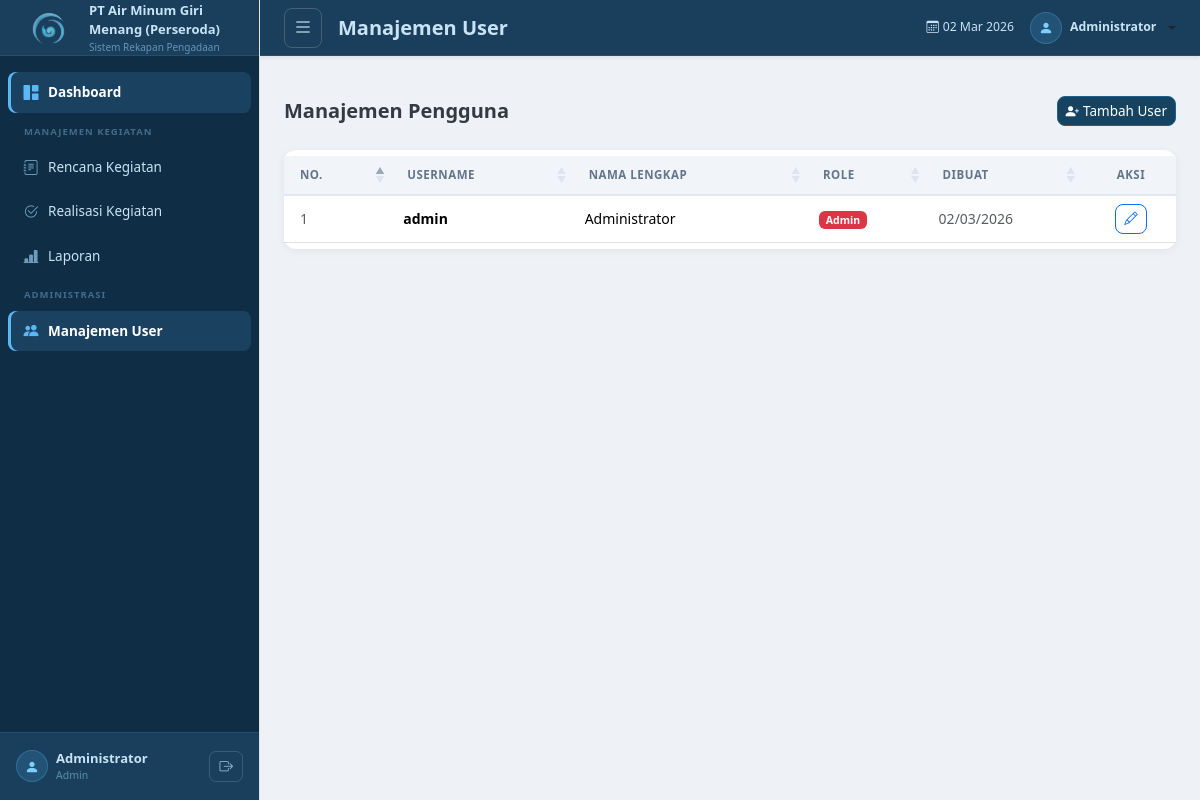
The app's page /modules/users/index.php (signed in) with its own data.
### tables this page shows
CREATE TABLE IF NOT EXISTS users (
    id INT AUTO_INCREMENT PRIMARY KEY,
    username VARCHAR(50) NOT NULL UNIQUE,
    password VARCHAR(255) NOT NULL,
    nama_lengkap VARCHAR(100) NOT NULL,
    role ENUM('admin', 'user') DEFAULT 'user',
    created_at TIMESTAMP DEFAULT CURRENT_TIMESTAMP
);

### includes/functions.php (called while the page is built, shortened)
<?php
function sanitize($input) {
    return htmlspecialchars(strip_tags(trim($input)), ENT_QUOTES, 'UTF-8');
}

### modules/users/index.php (the view, shortened to what this page needs)
<?php
require_once __DIR__ . '/../../includes/functions.php';
$db    = getDB();
$users = $db->query("SELECT id, username, nama_lengkap, role, created_at FROM users ORDER BY id ASC");
$rows  = $users->fetch_all(MYSQLI_ASSOC);
$pageTitle = 'Manajemen User';
include __DIR__ . '/../../includes/header.php';
?>
<div class="d-flex justify-content-between align-items-center mb-4">
    <h5 class="fw-bold mb-0">Manajemen Pengguna</h5>
    <button type="button" class="btn btn-primary btn-sm" data-bs-toggle="modal" data-bs-target="#modalTambahUser">
        <i class="bi bi-person-plus-fill me-1"></i>Tambah User
    </button>
</div>
<div class="card">
    <div class="card-body p-0">
        <table class="table table-hover align-middle mb-0" id="tabelUser" style="font-size:.875rem;">
            <thead>
                <tr>
                    <th class="ps-3">No.</th>
                    <th>Username</th>
                    <th>Nama Lengkap</th>
                    <th>Role</th>
                    <th>Dibuat</th>
                    <th class="text-center">Aksi</th>
                </tr>
            </thead>
            <tbody>
                <?php foreach ($rows as $no => $u): ?>
                <tr>
                    <td class="ps-3 text-muted"><?= $no + 1 ?></td>
                    <td class="fw-semibold"><?= sanitize($u['username']) ?></td>
                    <td><?= sanitize($u['nama_lengkap']) ?></td>
                    <td>
                        <span class="badge <?= $u['role'] === 'admin' ? 'bg-danger' : 'bg-secondary' ?>">
                            <?= ucfirst($u['role']) ?>
                        </span>
                    </td>
                    <td class="text-muted"><?= date('d/m/Y', strtotime($u['created_at'])) ?></td>
                    <td class="text-center">
                        <div class="btn-group btn-group-sm">
                            <button class="btn btn-outline-primary"
                                    onclick="editUser(<?= $u['id'] ?>,'<?= addslashes($u['username']) ?>','<?= addslashes($u['nama_lengkap']) ?>','<?= $u['role'] ?>')">
                                <i class="bi bi-pencil"></i>
                            </button>
                        </div>
                    </td>
                </tr>
                <?php endforeach; ?>
            </tbody>
        </table>
    </div>
</div>
<?php
include __DIR__ . '/../../includes/footer.php';
?>

### includes/header.php (shortened to what this page needs)
<!DOCTYPE html>
<html lang="id">
<head>
    <link href="https://cdn.jsdelivr.net/npm/bootstrap@5.3.2/dist/css/bootstrap.min.css" rel="stylesheet">
    <link href="https://cdn.jsdelivr.net/npm/bootstrap-icons@1.11.3/font/bootstrap-icons.min.css" rel="stylesheet">
    <link href="https://cdn.datatables.net/1.13.7/css/dataTables.bootstrap5.min.css" rel="stylesheet">
    <link href="<?= BASE_URL ?>/assets/css/style.css" rel="stylesheet">
</head>
<body>
<div class="wrapper d-flex">
    <?php include __DIR__ . '/sidebar.php'; ?>
    <div class="main-content flex-grow-1">
        <nav class="navbar navbar-expand-lg navbar-light bg-white border-bottom px-4 py-2 sticky-top shadow-sm">
            <button class="btn btn-sm btn-outline-secondary me-3" id="sidebarToggle">
                <i class="bi bi-list fs-5"></i>
            </button>
            <span class="navbar-brand fw-bold text-muted mb-0">
                <?= $pageTitle ?? 'Dashboard' ?>
            </span>
            <div class="ms-auto d-flex align-items-center gap-3">
                <span class="text-muted small">
                    <i class="bi bi-calendar3 me-1"></i><?= date('d M Y') ?>
                </span>
                <div class="dropdown">
                    <a href="#" class="dropdown-toggle text-decoration-none text-dark d-flex align-items-center gap-2"
                       data-bs-toggle="dropdown">
                        <div class="avatar-sm bg-primary text-white rounded-circle d-flex align-items-center justify-content-center">
                            <i class="bi bi-person-fill"></i>
                        </div>
                        <span class="small fw-semibold"><?= sanitize($_SESSION['user_nama'] ?? 'User') ?></span>
                    </a>
                </div>
            </div>
        </nav>
        <div class="px-4 pt-3">
        </div>
        <div class="content-area p-4">

### includes/sidebar.php
<?php
$currentPath = $_SERVER['REQUEST_URI'];
$isActive = function($path) use ($currentPath) {
    return strpos($currentPath, $path) !== false ? 'active' : '';
};
?>
<div class="sidebar bg-white border-end" id="sidebar">
    <div class="sidebar-brand border-bottom p-3">
        <a href="<?= BASE_URL ?>/index.php" class="text-decoration-none d-flex align-items-center gap-2">
            <div class="brand-icon d-flex align-items-center justify-content-center flex-shrink-0">
                <img src="<?= BASE_URL ?>/includes/LOGO.png"
                     alt="Logo"
                     style="height:65px; width:65px; object-fit:contain;">
            </div>
            <div class="brand-text">
                <div class="fw-bold text-primary lh-1" style="font-size:17px;">
                    PT Air Minum Giri Menang (Perseroda)
                </div>
                <div class="text-muted" style="font-size:11px;"> Sistem Rekapan Pengadaan</div>
            </div>
        </a>
    </div>
    <nav class="sidebar-nav py-3 px-2">
        <ul class="nav flex-column gap-1">
            <li class="nav-item">
                <a href="<?= BASE_URL ?>/index.php"
                   class="nav-link <?= $isActive('/index.php') ?> rounded-2 d-flex align-items-center gap-2 px-3 py-2">
                    <i class="bi bi-grid-1x2-fill nav-icon"></i>
                    <span>Dashboard</span>
                </a>
            </li>
            <li class="nav-item mt-2">
                <span class="nav-section-label px-3 text-uppercase fw-semibold text-muted"
                      style="font-size:10px; letter-spacing:1px;">Manajemen Kegiatan</span>
            </li>
            <li class="nav-item">
                <a href="<?= BASE_URL ?>/modules/rencana/index.php"
                   class="nav-link <?= $isActive('/modules/rencana') ?> rounded-2 d-flex align-items-center gap-2 px-3 py-2">
                    <i class="bi bi-journal-text nav-icon"></i>
                    <span>Rencana Kegiatan</span>
                </a>
            </li>
            <li class="nav-item">
                <a href="<?= BASE_URL ?>/modules/realisasi/index.php"
                   class="nav-link <?= $isActive('/modules/realisasi') ?> rounded-2 d-flex align-items-center gap-2 px-3 py-2">
                    <i class="bi bi-check2-circle nav-icon"></i>
                    <span>Realisasi Kegiatan</span>
                </a>
            </li>
            <li class="nav-item">
                <a href="<?= BASE_URL ?>/modules/laporan/index.php"
                   class="nav-link <?= $isActive('/modules/laporan') ?> rounded-2 d-flex align-items-center gap-2 px-3 py-2">
                    <i class="bi bi-bar-chart-line-fill nav-icon"></i>
                    <span>Laporan</span>
                </a>
            </li>
            <li class="nav-item mt-2">
                <span class="nav-section-label px-3 text-uppercase fw-semibold text-muted"
                      style="font-size:10px; letter-spacing:1px;">Administrasi</span>
            </li>
            <?php if (($_SESSION['user_role'] ?? '') === 'admin'): ?>
            <li class="nav-item">
                <a href="<?= BASE_URL ?>/modules/users/index.php"
                   class="nav-link <?= $isActive('/modules/users') ?> rounded-2 d-flex align-items-center gap-2 px-3 py-2">
                    <i class="bi bi-people-fill nav-icon"></i>
                    <span>Manajemen User</span>
                </a>
            </li>
            <?php endif; ?>
        </ul>
    </nav>
    <div class="sidebar-footer border-top p-3 mt-auto">
        <div class="d-flex align-items-center gap-2">
            <div class="avatar-sm bg-primary text-white rounded-circle d-flex align-items-center justify-content-center flex-shrink-0"
                 style="width:32px; height:32px;">
                <i class="bi bi-person-fill" style="font-size:14px;"></i>
            </div>
            <div class="overflow-hidden">
                <div class="fw-semibold text-truncate" style="font-size:13px;">
                    <?= sanitize($_SESSION['user_nama'] ?? 'User') ?>
                </div>
                <div class="text-muted text-capitalize" style="font-size:11px;">
                    <?= sanitize($_SESSION['user_role'] ?? '') ?>
                </div>
            </div>
            <a href="<?= BASE_URL ?>/modules/auth/logout.php"
               class="btn btn-sm btn-light ms-auto" title="Logout">
                <i class="bi bi-box-arrow-right"></i>
            </a>
        </div>
    </div>
</div>

### includes/footer.php (shortened to what this page needs)
        </div>
    </div>
</div>
</body>
</html>

### records on screen
users: username "admin", nama_lengkap "Administrator", role "Admin", created_at "02/03/2026"

### other values on screen
$_SESSION['user_nama'] "Administrator"
$_SESSION['user_role'] "Admin"
$pageTitle "Manajemen User"
